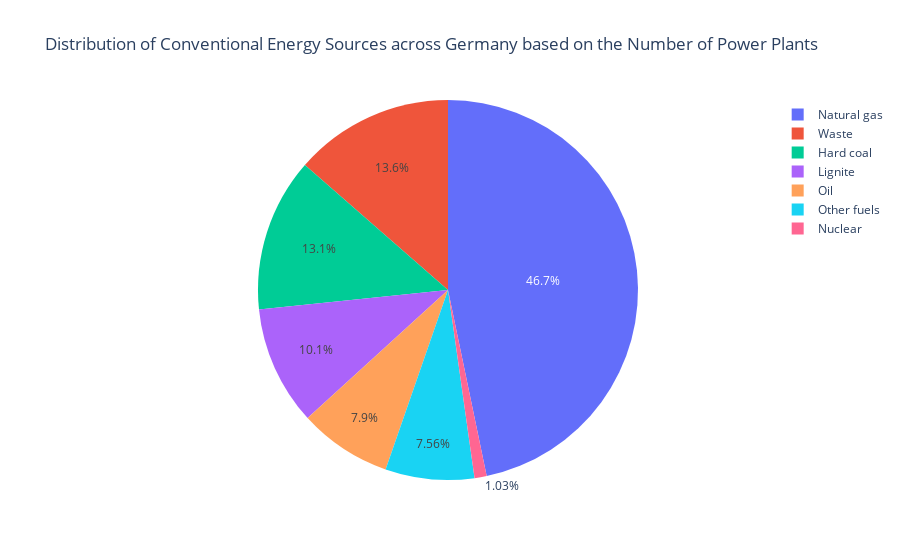

Notebook source saved alongside this figure:
### Markdown cell above
#### Pie Chart: Distribution of Conventional Energy Sources across Germany by Number of Power Plants

### Code cell
# Create pie chart showing the distribution of energy sources across Germany based on the 
# number of power plants
fig = px.pie(conv_number_plants_sources, 
             values='number_of_plants', 
             names='energy_source', 
             title='Distribution of Conventional Energy Sources across Germany based on the Number of Power Plants'
            )
fig.show()

### Figure 1 — Plotly figure (JSON) as saved in the notebook; plotly's stock layout.template omitted (floating-point values rounded to 4 significant figures)
{"data": [{"domain": {"x": [0, 1], "y": [0, 1]}, "hovertemplate": "energy_source=%{label}<br>number_of_plants=%{value}<extra></extra>", "labels": ["Natural gas", "Waste", "Hard coal", "Lignite", "Oil", "Other fuels", "Nuclear"], "legendgroup": "", "name": "", "showlegend": true, "type": "pie", "values": [272, 79, 76, 59, 46, 44, 6]}], "layout": {"autosize": true, "legend": {"tracegroupgap": 0}, "title": {"text": "Distribution of Conventional Energy Sources across Germany based on the Number of Power Plants"}}}
